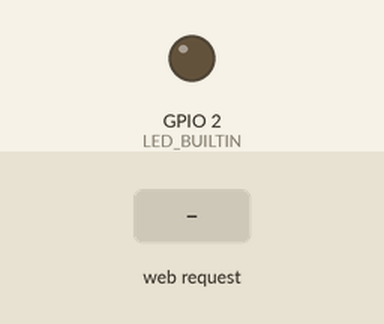
Recording of a sketch running on a simulated ESP32. Shown: output pins drawn as LEDs (lit = HIGH). Inputs (shaded band) come from the test bench. WiFi joins after 1.5 s; servers stay silent unless stated; what the sketch prints to the serial monitor is not drawn.

Above: at 2.7 s.
2.8 s: HTTP request GET /H received
At 3.3 s:
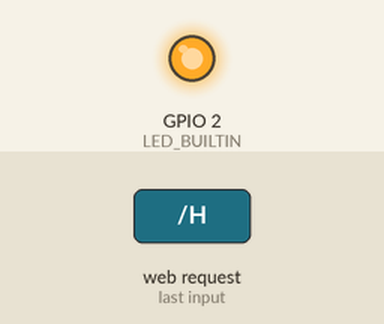
4.3 s: HTTP request GET /L received
At 5.6 s:
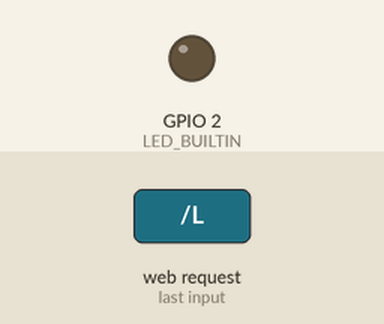
Timing chart, 0 to 7.3 s (numbered marks = the images above; inputs shaded):
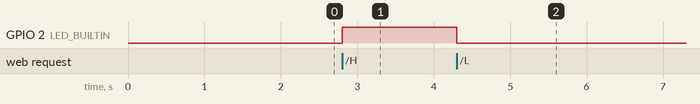

The sketch:

ESP32_AP_STA_mode.ino
```cpp
/*
  WiFiAccessPoint.ino creates a WiFi access point and provides a web server on it.

  Steps:
  1. Connect to the access point "yourAp"
  2. Point your web browser to http://192.168.4.1/H to turn the LED on or http://192.168.4.1/L to turn it off
     OR
     Run raw TCP "GET /H" and "GET /L" on PuTTY terminal with 192.168.4.1 as IP address and 80 as port

  Created for arduino-esp32 on 04 July, 2018
  by Elochukwu Ifediora (fedy0)
*/

#include <WiFi.h>
#include <WiFiClient.h>
#include <WiFiAP.h>

#define LED_BUILTIN 2   // Set the GPIO pin where you connected your test LED or comment this line out if your dev board has a built-in LED

// Set these to your desired credentials.
const char *ssid = "ESP_in_APmode";
const char *password = "1234567890";

const char *ssid_STA     = "I-Tech-Router"; // the ssid/name of the wifi, the esp will be connected to
const char *password_STA = "0512303189T"; // the password of that wifi


WiFiServer server(80);


void setup() {
    Serial.begin(115200);
  pinMode(LED_BUILTIN, OUTPUT);
  WiFi.mode(WIFI_AP_STA);

  Serial.println();
  Serial.println("Configuring access point...");

  // You can remove the password parameter if you want the AP to be open.
  WiFi.softAP(ssid, password);
  IPAddress myIP = WiFi.softAPIP();
  Serial.print("AP IP address: ");
  Serial.println(myIP);

    //station part
  Serial.print("connecting to...");
  Serial.println(ssid_STA);

  WiFi.begin(ssid_STA,password_STA);

  while(WiFi.status() != WL_CONNECTED){
    delay(500);
    Serial.print(".");
  }

  Serial.println("");
  Serial.println("WiFi connected");
  Serial.println("IP address: ");
  Serial.println(WiFi.localIP());


  server.begin();

  Serial.println("Server started");
}

void loop() {
  WiFiClient client = server.available();   // listen for incoming clients

  if (client) {                             // if you get a client,
    Serial.println("New Client.");           // print a message out the serial port
    String currentLine = "";                // make a String to hold incoming data from the client
    while (client.connected()) {            // loop while the client's connected
      if (client.available()) {             // if there's bytes to read from the client,
        char c = client.read();             // read a byte, then
        Serial.write(c);                    // print it out the serial monitor
        if (c == '\n') {                    // if the byte is a newline character

          // if the current line is blank, you got two newline characters in a row.
          // that's the end of the client HTTP request, so send a response:
          if (currentLine.length() == 0) {
            // HTTP headers always start with a response code (e.g. HTTP/1.1 200 OK)
            // and a content-type so the client knows what's coming, then a blank line:
            client.println("HTTP/1.1 200 OK");
            client.println("Content-type:text/html");
            client.println();

            // the content of the HTTP response follows the header:
            client.print("Click <a href=\"/H\">here</a> to turn ON the LED.<br>");
            client.print("Click <a href=\"/L\">here</a> to turn OFF the LED.<br>");

            // The HTTP response ends with another blank line:
            client.println();
            // break out of the while loop:
            break;
          } else {    // if you got a newline, then clear currentLine:
            currentLine = "";
          }
        } else if (c != '\r') {  // if you got anything else but a carriage return character,
          currentLine += c;      // add it to the end of the currentLine
        }

        // Check to see if the client request was "GET /H" or "GET /L":
        if (currentLine.endsWith("GET /H")) {
          digitalWrite(LED_BUILTIN, HIGH);               // GET /H turns the LED on
        }
        if (currentLine.endsWith("GET /L")) {
          digitalWrite(LED_BUILTIN, LOW);                // GET /L turns the LED off
        }
      }
    }
    // close the connection:
    client.stop();
    Serial.println("Client Disconnected.");
  }
}
```

Measured:
- after the input at 2.8 s, GPIO 2 (LED_BUILTIN): LOW → HIGH at once
- after the input at 4.3 s, GPIO 2 (LED_BUILTIN): HIGH → LOW at once
